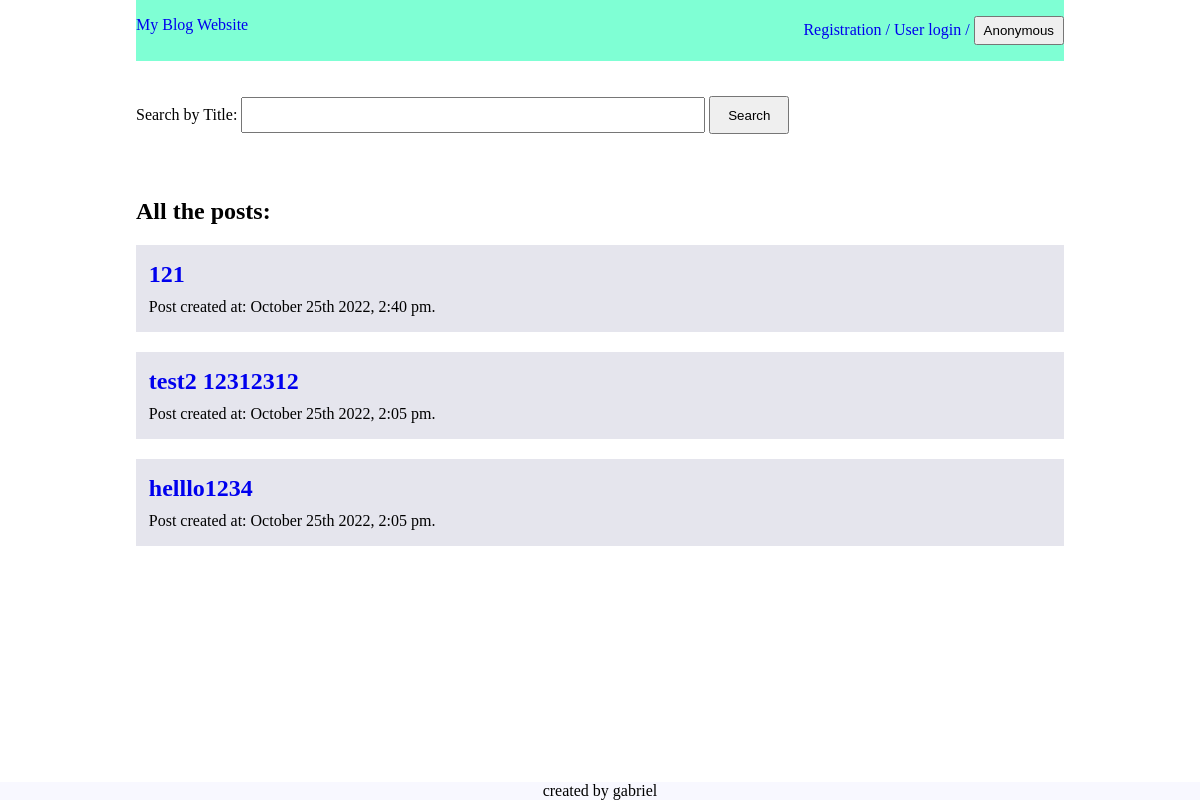
Before: / with the older database file.
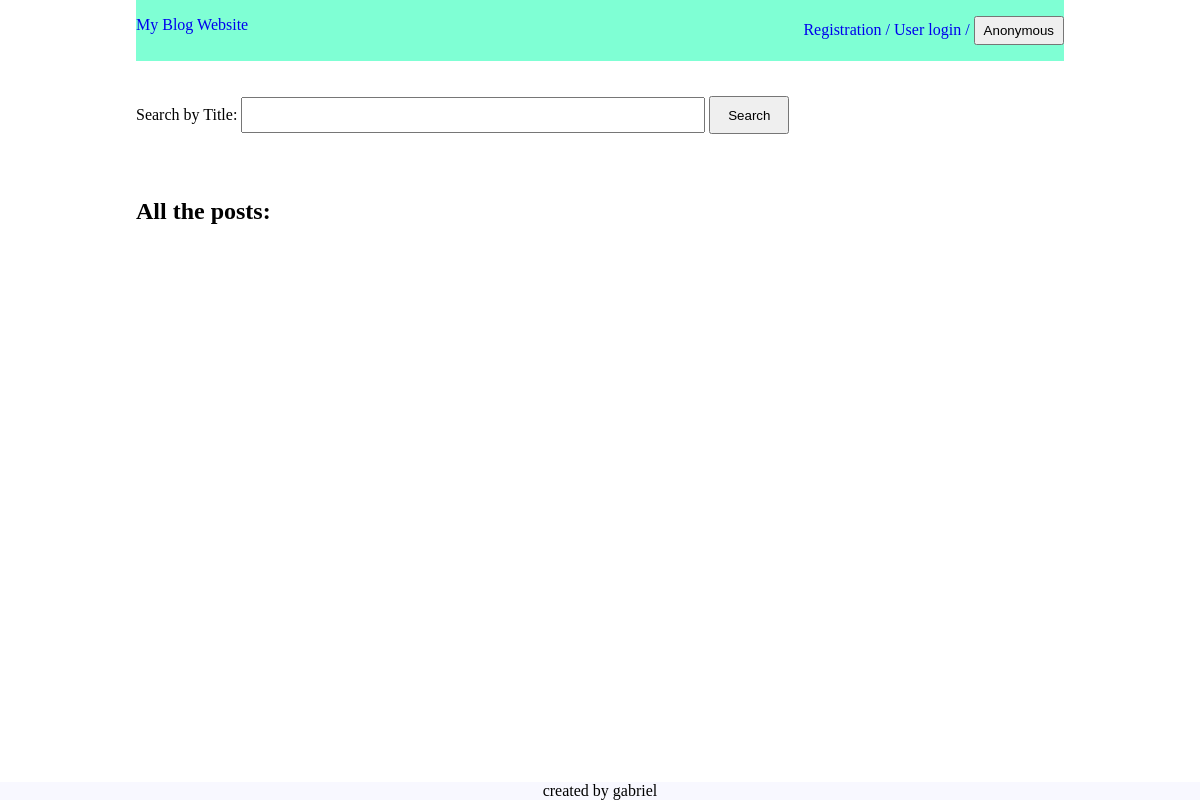
After: the same page with the newer database file.
### blog.py (models this page shows)
class Post(db.Model):
    id = db.Column(db.Integer, primary_key=True)
    title = db.Column(db.String, nullable=False)
    content = db.Column(db.String, nullable=False)
    date_posted = db.Column(db.DateTime, default=datetime.utcnow, nullable=False)
    user_id = db.Column(db.Integer, nullable=False)

### blog.py (the view)
@app.route('/homepage')
@app.route('/')
def home():
    user_blogs = Post.query.order_by(Post.id.desc()).all()
    return render_template("index.html",blogs=user_blogs)

### templates/index.html (shortened to what this page needs)
<!DOCTYPE html>
<html lang="en">
<head>
    <link rel= "stylesheet" type= "text/css" href= "{{ url_for('static',filename='style.css')}}">
</head>
<body>
    <div class="container">
        <nav>
            <div class="home_link">
                <a href="/homepage">My Blog Website</a>
            </div>
            <div class="nav_link">
                <a href="/registration" id="registration_id">Registration /</a>
                <a href="/login" id="login_id">User login /</a>
                <button id="identity">Anonymous</button>
            </div>
        </nav>
        <form action="/search_post" method="post" id="search_form">
            <div class="field">
                <label for="title">Search by Title:</label>
                <input type="text" id="title" name="title">
                <button class="button_submit" type="submit">Search</button>
            </div>
        </form>
        <main>
            <h2 id="heading">All the posts:</h2>
            {% for blog in blogs %}
            <article class="post">
                <a href="{{url_for('get_post', title=blog.title) }}"><h2>{{blog.title}}</h2></a>
                <p>Post created at: {{ moment(blog.date_posted).format('MMMM Do YYYY, h:mm a') }}.</p>
            </article>
            {% endfor %}
        </main>
        <footer>
            created by gabriel
        </footer>
    </div>
</body>
</html>

### static/style.css (style rules this page uses)
*, *::after, *::before { padding: 0; margin: 0; box-sizing: border-box; }
html { font-size: 16px; }
.container { width: 80%; max-width: 1128px; margin: auto; padding: 0 1rem; }
a { text-decoration: none; }
nav { display: flex; justify-content: space-between; padding-top: 16px; padding-bottom: 16px; margin-bottom: 20px; background-color: aquamarine; }
#identity { padding: 5px 8px; min-width: 70px; }
#search_form { padding-bottom: 20px; }
#search_form #title { width: 50%; }
#search_form button { width: 80px; }
#heading { margin: 20px 0; }
footer { position: fixed; left: 0; bottom: 0; width: 100%; background-color: ghostwhite; color: black; text-align: center; }
.field { margin-bottom: 1.5rem; }
.field input { width: 50%; height: 2rem; padding: 1rem; margin-top: 1rem; }
.button_submit { width: 100px; padding: 0.6rem; }

Changed rows visible on the page:
removed Post: title "121", date_posted "October 25th 2022, 2:40 pm"
removed Post: title "test2 12312312", date_posted "October 25th 2022, 2:05 pm"
removed Post: title "helllo1234", date_posted "October 25th 2022, 2:05 pm"
